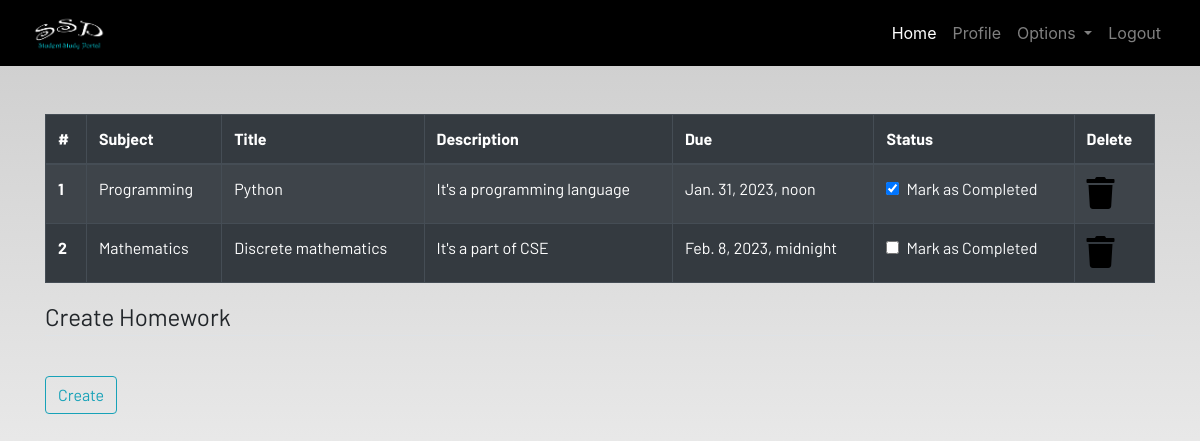
/homework (signed in), run on an earlier commit of the app's database.
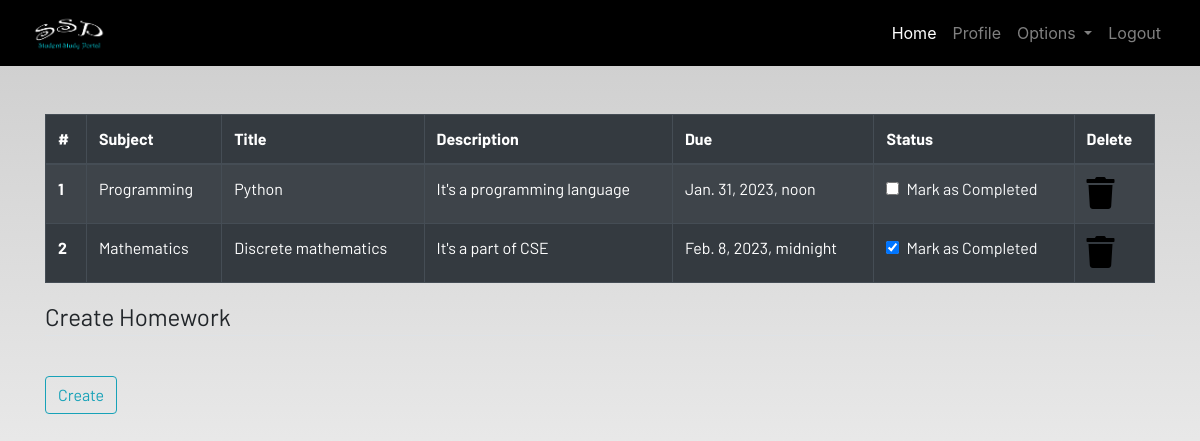
And on a later commit of the database.
### dashboard/models.py (models this page shows, shortened)
class Homework(models.Model):
    user = models.ForeignKey(User, on_delete=models.CASCADE)
    subject = models.CharField(max_length=50)
    title = models.CharField(max_length=200)
    description = models.TextField()
    due = models.DateTimeField()
    is_finished = models.BooleanField(default=False)

### dashboard/views.py (the view)
# urls.py: path('homework', views.homework, name="homework"),
@login_required
def homework(request):
    if request.method == "POST":
        form = HomeworkForm(request.POST)
        if form.is_valid():
            try:
                finished = request.POST['is_finished']
                if finished == 'on':
                    finished = True
                else:
                    finished = False
            except:
                finished = False
            homeworks = Homework(
                user=request.user,
                subject=request.POST['subject'],
                title=request.POST['title'],
                description=request.POST['description'],
                due=request.POST['due'],
                is_finished=finished
            )
            homeworks.save()
            messages.success(
                request, f'Homework Added From {request.user.username}!!')
    else:
        form = HomeworkForm()
    homework = Homework.objects.filter(user=request.user)
    if len(homework) == 0:
        homework_done = True
    else:
        homework_done = False
    context = {
        'homeworks': homework,
        'homework_done': homework_done,
        'form': form,
    }
    return render(request, 'dashboard/homework.html', context)

### dashboard/forms.py
class HomeworkForm(forms.ModelForm):
    class Meta:
        model = Homework
        widgets = {'due':DateInput()}
        fields = ['subject','title','description','due','is_finished']

### dashboard/templates/dashboard/homework.html
{% extends 'dashboard/base.html' %}
{% load static %}
{% block content %}
<div class="container">
    {% if not homework_done %}
        <table class="table table-striped table-bordered table-hover table-dark">
            <thead>
                <tr>
                    <th scope="col">#</th>
                    <th scope="col">Subject</th>
                    <th scope="col">Title</th>
                    <th scope="col">Description</th>
                    <th scope="col">Due</th>
                    <th scope="col">Status</th>
                    <th scope="col">Delete</th>
                </tr>
            </thead>
            <tbody>
                {% for homework in homeworks %}
                    <tr>
                        <th scope="row">{{forloop.counter}}</th>
                        <td>{{homework.subject}}</td>
                        <td>{{homework.title}}</td>
                        <td>{{homework.description}}</td>
                        <td>{{homework.due}}</td>
                        <td>
                            <a href="#">
                                <div class="form-check">
                                    {% if homework.is_finished == True %}
                                        <input class="form-check-input" type="checkbox" value="" checked>
                                    {% else %}
                                        <input class="form-check-input" type="checkbox" value="">
                                    {% endif %}
                                    <label class="form-check-label text-light" for="flexCheckDefault">
                                        Mark as Completed
                                    </label>
                                </div>
                            </a>
                        </td>
                        <td><a href="#"><i class="fa fa-trash fa-2x"></i></a></td>
                    </tr>
                {% endfor %}
            </tbody>
        </table>
    {% else %}
        <h4>All homeworks are completed!! Create to have more!!</h4>
    {% endif %}
</div>
<div class=" container">
    <form method="POST">
        <fieldset class="form-group">
            <legend class="border-bottom mb-4">Create Homework</legend>
        </fieldset>
        <div class="form-group">
            <button href="" class="btn btn-outline-info" type="submit">
                Create
            </button>
        </div>
    </form>
</div>
{% endblock content %}

What changed in the data, as far as the page shows it:
changed Homework "Programming": value "☑" → "☐"
changed Homework "Mathematics": value "☐" → "☑"
